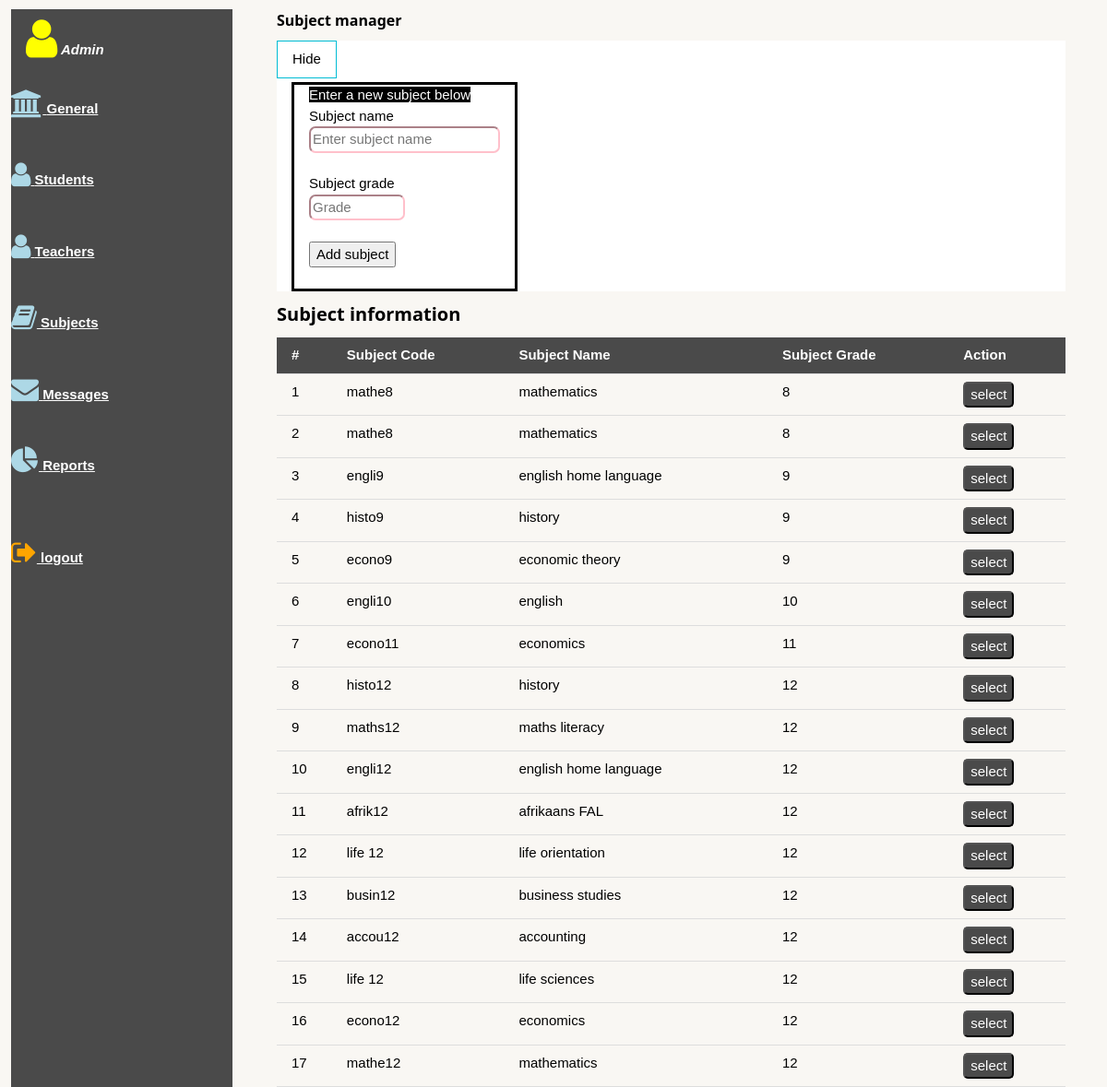
The app's page /subjectmanager.php (signed in) with its own data.
### tables this page shows
CREATE TABLE IF NOT EXISTS `subjectss` (
  `sub_id` int(11) NOT NULL AUTO_INCREMENT,
  `sub_code` varchar(10) NOT NULL,
  `sub_name` varchar(100) NOT NULL,
  `sub_grade` int(11) NOT NULL,
  PRIMARY KEY (`sub_id`)
);

### subjectmanager.php (the view, shortened to what this page needs)
<!DOCTYPE html>
<html>
<head>
	<link rel="stylesheet" type="text/css" href="w3.css" />
	<link rel="stylesheet" href="https://cdnjs.cloudflare.com/ajax/libs/font-awesome/4.7.0/css/font-awesome.min.css">
</head>
<body style="background-color:rgb(249,247,243)">
<div class="w3-sidebar w3-bar-block" style="width: 20%; background-color: rgb(74,74,74);margin-left:1%; color: white">
	<a class="w3-bar-item w3-button" href="#"><i class="fa fa-user" style="font-size:48px;color:yellow"></i><i style="color: white"><b> Admin</b></i></a>
	<br>
	<strong>
		<a href="generalmanager.php" style="color: white"><i class="fa fa-bank" style="font-size: 30px;color: lightblue;"></i> General</a><br><br><br>
		<a href="studentmanager.php" style="color: white"><i class="fa fa-user" style="font-size: 30px;color: lightblue;"></i> Students</a><br><br><br>
		<a href="teachermanager.php" style="color: white"><i class="fa fa-user" style="font-size: 30px;color: lightblue;"></i> Teachers</a><br><br><br>
		<a href="#" style="color: white"><i class="fa fa-book" style="font-size: 30px;color: lightblue;"></i> Subjects</a><br><br><br>
		<a href="messagemanager.php" style="color: white"><i class="fa fa-envelope" style="font-size: 30px;color: lightblue;"></i> Messages  </a><br><br><br>
		<a href="reports.php" style="color: white"><i class="fa fa-pie-chart" style="font-size: 30px;color: lightblue;"></i>         Reports</a><br><br><br><br>
		<a href="logout.php" style="color: white"><i class="fa fa-sign-out" style="font-size:30px;color:orange"></i> logout</a>
	</strong>
</div>
<div id = "selection" style="margin-left: 25%">
	<h6><b>Subject manager</b></h6>
	<div id ="content" style="background-color: rgb(255,255,255);width: 95%">
		<div class="w3-accordion">
		<button id = "btnText" onclick="ourFunction('forms')" class="w3-button w3-border w3-border-cyan w3-left">Hide</button><br><br>
		<div id="forms" class="w3-accordion-content w3-container" style="margin-right: 50%">
			<div class="w3-container w3-cell" style="border-style: solid;border-left-color: black;">
				<span style="background-color: black;color: white">Enter a new subject below</span>
				<br>
				<form method="POST" action="addsub.php">
					Subject name<br>
					<input style="border-radius: 7px; border-color: pink;" type="text" name="name" placeholder="Enter subject name" required="required"><br><br>
					Subject grade<br>
					<input style="border-radius: 7px; border-color: pink;width: 50%" type="number" max="12" min="8" name="grade" placeholder="Grade" required="required"><br><br>
					<button>Add subject</button>
				</form>
				<br>
			</div>
			<?php
				echo "</div>";
			?>
	</div>
</div>
<h4><b>Subject information</b></h4>
<?php
$connection = mysqli_connect($host,$user,$password,$database) or die("<p>Error connecting to database: ".mysqli_error(). "</p>");
$sql = "SELECT sub_id, sub_name, sub_code, sub_grade FROM subjectss ORDER BY sub_grade ASC";
$result = mysqli_query($connection, $sql);
if(mysqli_num_rows($result) > 0){
	echo "<table class='w3-table w3-bordered w3-hoverable' style='width:95%'>
	<thead style='background-color: rgb(74,74,74);color:white'>
	<tr>
		<th>#</th>
		<th>Subject Code</th>
		<th>Subject Name</th>
		<th>Subject Grade</th>
		<th>Action</th>
	</tr>
	</thead>
	<tbody>";
	$counter = 1;
	while($row = mysqli_fetch_assoc($result)){
		echo "
		<tr>
			<td>".$counter."</td>
			<td>".htmlspecialchars($row["sub_code"])."</td>
			<td>".htmlspecialchars($row["sub_name"])."</td>
			<td>".htmlspecialchars($row["sub_grade"])."</td>
			<td>
				<form method='POST' action='subjectmanager.php'>
					<input style='width:5%;' id='c_subject' type='text' name='c_subject' hidden='hidden' value='".$row["sub_id"]."'>
					<button style='background-color: rgb(74,74,74); color: white;border-radius:5px;border-color:black;'>select</button>
				</form>
			</td>
		</tr>";
		$counter += 1;
	}
	echo "</tbody></table>";
}
?>
</div>
</body>
</html>

### w3.css (style rules this page uses)
*,*:before,*:after { box-sizing:inherit }
html { -ms-text-size-adjust:100%;-webkit-text-size-adjust:100% }
body { margin:0 }
a { background-color:transparent;-webkit-text-decoration-skip:objects }
button,input,select,textarea { font:inherit;margin:0 }
button,input { overflow:visible }
button,select { text-transform:none }
button,html [type=button],[type=reset],[type=submit] { -webkit-appearance:button }
html,body { font-family:Verdana,sans-serif;font-size:15px;line-height:1.5 }
html { overflow-x:hidden }
h4 { font-size:20px }
h6 { font-size:16px }
h1,h2,h3,h4,h5,h6 { font-family:"Segoe UI",Arial,sans-serif;font-weight:400;margin:10px 0 }
a { color:inherit }
.w3-table,.w3-table-all { border-collapse:collapse;border-spacing:0;width:100%;display:table }
.w3-bordered tr,.w3-table-all tr { border-bottom:1px solid #ddd }
.w3-table td,.w3-table th,.w3-table-all td,.w3-table-all th { padding:8px 8px;display:table-cell;text-align:left;vertical-align:top }
.w3-table th:first-child,.w3-table td:first-child,.w3-table-all th:first-child,.w3-table-all td:first-child { padding-left:16px }
.w3-btn,.w3-button { border:none;display:inline-block;padding:8px 16px;vertical-align:middle;overflow:hidden;text-decoration:none;color:inherit;background-color:inherit;text-align:center;cursor:pointer;white-space:nowrap }
.w3-btn,.w3-button { -webkit-touch-callout:none;-webkit-user-select:none;-khtml-user-select:none;-moz-user-select:none;-ms-user-select:none;user-select:none }
.w3-sidebar { height:100%;width:200px;background-color:#fff;position:fixed!important;z-index:1;overflow:auto }
.w3-bar-block .w3-bar-item { width:100%;display:block;padding:8px 16px;text-align:left;border:none;white-space:normal;float:none;outline:0 }
.w3-container:after,.w3-container:before,.w3-panel:after,.w3-panel:before,.w3-row:after,.w3-row:before,.w3-row-padding:after,.w3-row-padding:before, .w3-cell-row:before,.w3-cell-row:after,.w3-clear:after,.w3-clear:before,.w3-bar:before,.w3-bar:after { content:"";display:table;clear:both }
.w3-cell { display:table-cell }
.w3-container,.w3-panel { padding:0.01em 16px }
.w3-border { border:1px solid #ccc!important }
.w3-left { float:left!important }
.w3-border-cyan,.w3-hover-border-cyan:hover { border-color:#00bcd4!important }

### records on screen
subjectss: sub_code "mathe8", sub_name "mathematics", sub_grade "8"
subjectss: sub_code "mathe8", sub_name "mathematics", sub_grade "8"
subjectss: sub_code "engli9", sub_name "english home language", sub_grade "9"
subjectss: sub_code "histo9", sub_name "history", sub_grade "9"
subjectss: sub_code "econo9", sub_name "economic theory", sub_grade "9"
subjectss: sub_code "engli10", sub_name "english", sub_grade "10"
subjectss: sub_code "econo11", sub_name "economics", sub_grade "11"
subjectss: sub_code "histo12", sub_name "history", sub_grade "12"
subjectss: sub_code "maths12", sub_name "maths literacy", sub_grade "12"
subjectss: sub_code "engli12", sub_name "english home language", sub_grade "12"
subjectss: sub_code "afrik12", sub_name "afrikaans FAL", sub_grade "12"
subjectss: sub_code "life 12", sub_name "life orientation", sub_grade "12"
subjectss: sub_code "busin12", sub_name "business studies", sub_grade "12"
subjectss: sub_code "accou12", sub_name "accounting", sub_grade "12"
subjectss: sub_code "life 12", sub_name "life sciences", sub_grade "12"
subjectss: sub_code "econo12", sub_name "economics", sub_grade "12"
subjectss: sub_code "mathe12", sub_name "mathematics", sub_grade "12"
